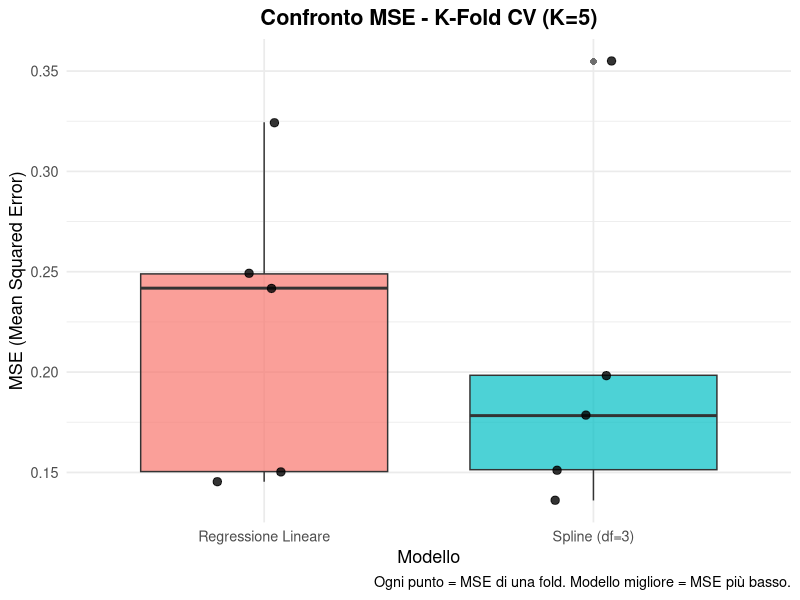
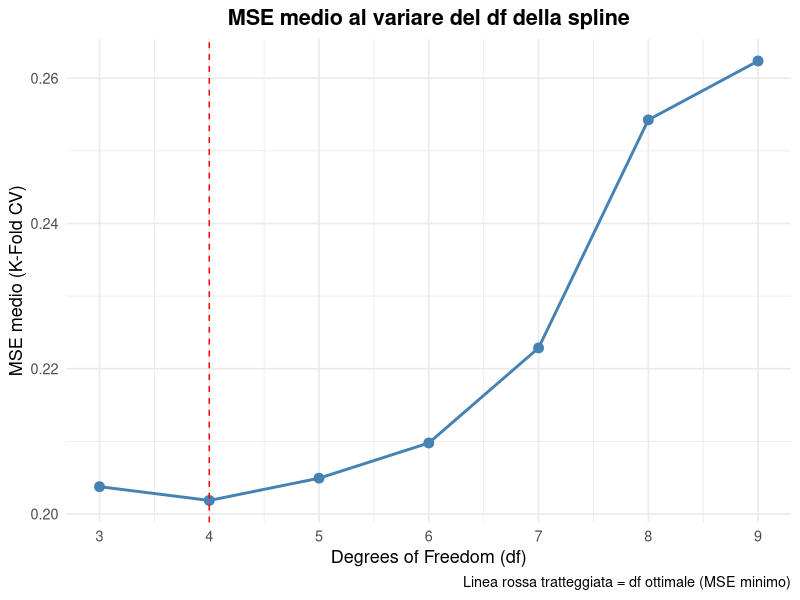

The R source for these figures, in order:
# =============================================================================
# ANALISI BOSTON DATASET - K-FOLD CROSS VALIDATION
# Modelli: Regressione Lineare vs Spline (ns + bs)
# =============================================================================
# PACCHETTI NECESSARI:
# - MASS       : contiene il dataset Boston
# - splines    : per costruire le basi delle spline (ns() e bs())
# - ggplot2    : per i grafici (boxplot finale)
#
# Se non li hai installati, esegui:
# install.packages(c("MASS", "splines", "ggplot2"))
# =============================================================================

library(MASS)      # Per il dataset Boston
library(splines)   # Per ns() e bs()
library(ggplot2)   # Per il boxplot finale


# =============================================================================
# SEZIONE 1: CARICAMENTO E SPLIT DEL DATASET
# =============================================================================

#' Carica il dataset Boston e lo divide in TRAIN e TEST
#'
#' @param seed      Seed per la riproducibilità (default: 42)
#' @param test_frac Proporzione da usare come TEST (default: 0.2 = 20%)
#'
#' @return Lista con $train e $test
carica_e_splitta <- function(seed = 42, test_frac = 0.2) {
  
  data("Boston", package = "MASS")
  cat("Dataset Boston caricato:", nrow(Boston), "righe,", ncol(Boston), "colonne\n")
  
  set.seed(seed)
  
  n_test      <- floor(nrow(Boston) * test_frac)
  indici_test <- sample(1:nrow(Boston), size = n_test, replace = FALSE)
  
  train <- Boston[-indici_test, ]
  test  <- Boston[indici_test, ]
  
  cat("Dimensioni TRAIN:", nrow(train), "righe\n")
  cat("Dimensioni TEST: ", nrow(test),  "righe\n\n")
  
  return(list(train = train, test = test))
}


# =============================================================================
# SEZIONE 2: CREAZIONE DELLE FOLD PER K-FOLD CV
# =============================================================================

#' Divide il dataset di TRAIN in K fold
#'
#' @param dati  Dataframe di training
#' @param K     Numero di fold (default: 5)
#' @param seed  Seed per la riproducibilità
#'
#' @return Vettore di interi (da 1 a K): l'i-esimo elemento è la fold
#'         a cui appartiene la riga i del dataframe
crea_fold <- function(dati, K = 5, seed = 42) {
  
  set.seed(seed)
  n <- nrow(dati)
  
  # Mescoliamo gli indici casualmente per evitare pattern nelle fold
  indici_mescolati <- sample(1:n)
  
  # Assegniamo ogni riga a una fold usando il modulo (%%)
  # La sequenza prodotta è: 1,2,3,...,K,1,2,3,...,K,...
  fold_assegnazioni <- rep(NA, n)
  fold_assegnazioni[indici_mescolati] <- (seq_along(indici_mescolati) - 1) %% K + 1
  
  cat("Fold create:", K, "fold\n")
  cat("Dimensione approssimativa di ogni fold:", floor(n / K), "osservazioni\n\n")
  
  return(fold_assegnazioni)
}


# =============================================================================
# SEZIONE 3: FUNZIONE DI CALCOLO MSE
# =============================================================================

#' Calcola il Mean Squared Error (Errore Quadratico Medio)
#'
#' MSE = media di (y_reale - y_predetto)^2
#' Più è basso, meglio il modello ha predetto.
#'
#' @param y_reale    Vettore dei valori reali
#' @param y_predetto Vettore dei valori predetti
#'
#' @return Singolo valore numerico: l'MSE
calcola_mse <- function(y_reale, y_predetto) {
  errori          <- y_reale - y_predetto
  errori_quadrati <- errori^2
  mse             <- mean(errori_quadrati)
  return(mse)
}


# =============================================================================
# SEZIONE 4: K-FOLD CV CON REGRESSIONE LINEARE
# =============================================================================

#' Esegue la K-Fold Cross Validation con Regressione Lineare
#'
#' @param dati            Dataframe di training
#' @param fold_vettore    Output di crea_fold()
#' @param formula_modello Formula R (es: rm ~ lstat + crim + ...)
#' @param K               Numero di fold
#'
#' @return Vettore di K valori MSE (uno per fold)
kfold_regressione_lineare <- function(dati, fold_vettore, formula_modello, K = 5) {
  
  mse_per_fold <- numeric(K)
  
  cat("--- Regressione Lineare: K-Fold CV ---\n")
  cat("  Formula:", deparse(formula_modello), "\n")
  
  for (k in 1:K) {
    
    # Tutte le fold tranne la k-esima → addestramento
    train_fold <- dati[fold_vettore != k, ]
    # La fold k → validazione
    val_fold   <- dati[fold_vettore == k, ]
    
    modello    <- lm(formula_modello, data = train_fold)
    previsioni <- predict(modello, newdata = val_fold)
    
    # Estraiamo il nome della risposta dalla formula (parte a sinistra del ~)
    variabile_risposta <- as.character(formula_modello)[2]
    y_reale <- val_fold[[variabile_risposta]]
    
    mse_per_fold[k] <- calcola_mse(y_reale, previsioni)
    cat(sprintf("  Fold %d: MSE = %.4f\n", k, mse_per_fold[k]))
  }
  
  cat(sprintf("  MEDIA MSE (Reg. Lineare): %.4f\n\n", mean(mse_per_fold)))
  
  return(mse_per_fold)
}


# =============================================================================
# SEZIONE 5: COSTRUTTORE DI FORMULA SPLINE
# =============================================================================

#' Costruisce una formula lm() con termini ns(), bs() e/o lineari
#'
#' Perché due tipi di spline?
#'   - ns() (Natural Spline): si comporta linearmente FUORI dai nodi di
#'     confine → stabile in K-Fold. Usarla per la maggior parte delle variabili.
#'   - bs() (B-Spline): con df=degree=3 non piazza nodi interni → non crasha
#'     su variabili con pochi valori distinti (es. zn che è quasi tutta zeri).
#'
#' Esempio con vars_ns=c("lstat","nox"), vars_bs=c("zn"), vars_lineari=c("crim"):
#'   rm ~ ns(lstat, df=3) + ns(nox, df=3) + bs(zn, df=3) + crim
#'
#' @param var_y        Nome della variabile risposta (stringa)
#' @param vars_ns      Vettore di variabili da avvolgere con ns()
#' @param vars_bs      Vettore di variabili da avvolgere con bs() (default: NULL)
#' @param vars_lineari Vettore di variabili da tenere lineari (default: NULL)
#' @param df_spline    Gradi di libertà per TUTTE le spline (default: 4)
#'
#' @return Oggetto formula R pronto per lm()
costruisci_formula_spline <- function(var_y,
                                      vars_ns,
                                      vars_bs      = NULL,
                                      vars_lineari = NULL,
                                      df_spline    = 4) {
  
  # Costruiamo i termini ns() per ogni variabile in vars_ns
  # sapply() applica la funzione a ogni elemento e restituisce un vettore
  termini_ns    <- sapply(vars_ns, function(v) paste0("ns(", v, ", df = ", df_spline, ")"))
  tutti_termini <- termini_ns
  
  # Aggiungiamo i termini bs() se presenti
  if (!is.null(vars_bs) && length(vars_bs) > 0) {
    termini_bs    <- sapply(vars_bs, function(v) paste0("bs(", v, ", df = ", df_spline, ")"))
    tutti_termini <- c(tutti_termini, termini_bs)
  }
  
  # Aggiungiamo i termini lineari se presenti (entrano senza wrapper)
  if (!is.null(vars_lineari) && length(vars_lineari) > 0) {
    tutti_termini <- c(tutti_termini, vars_lineari)
  }
  
  lato_destro     <- paste(tutti_termini, collapse = " + ")
  formula_stringa <- paste(var_y, "~", lato_destro)
  
  return(as.formula(formula_stringa))
}


# =============================================================================
# SEZIONE 6: K-FOLD CV CON SPLINE
# =============================================================================

#' Esegue la K-Fold Cross Validation con Spline (ns + bs)
#'
#' @param dati         Dataframe di training
#' @param fold_vettore Output di crea_fold()
#' @param var_y        Nome della variabile risposta (stringa)
#' @param vars_ns      Variabili da avvolgere con ns()
#' @param vars_bs      Variabili da avvolgere con bs() (default: NULL)
#' @param vars_lineari Variabili da tenere lineari (default: NULL)
#' @param df_spline    Gradi di libertà delle spline (default: 4)
#' @param K            Numero di fold
#'
#' @return Vettore di K valori MSE (uno per fold)
kfold_spline <- function(dati, fold_vettore, var_y,
                         vars_ns, vars_bs = NULL, vars_lineari = NULL,
                         df_spline = 4, K = 5) {
  
  mse_per_fold <- numeric(K)
  
  # Costruiamo la formula UNA SOLA VOLTA fuori dal loop:
  # è identica per tutte le fold, non ha senso ricostruirla K volte
  formula_spline <- costruisci_formula_spline(
    var_y        = var_y,
    vars_ns      = vars_ns,
    vars_bs      = vars_bs,
    vars_lineari = vars_lineari,
    df_spline    = df_spline
  )
  
  cat(sprintf("--- Spline (df=%d): K-Fold CV ---\n", df_spline))
  cat("  Formula:", deparse(formula_spline), "\n")
  
  for (k in 1:K) {
    
    train_fold <- dati[fold_vettore != k, ]
    val_fold   <- dati[fold_vettore == k, ]
    
    modello    <- lm(formula_spline, data = train_fold)
    previsioni <- predict(modello, newdata = val_fold)
    
    y_reale <- val_fold[[var_y]]
    
    mse_per_fold[k] <- calcola_mse(y_reale, previsioni)
    cat(sprintf("  Fold %d: MSE = %.4f\n", k, mse_per_fold[k]))
  }
  
  cat(sprintf("  MEDIA MSE (Spline df=%d): %.4f\n\n", df_spline, mean(mse_per_fold)))
  
  return(mse_per_fold)
}


# =============================================================================
# SEZIONE 7: PREDICT FINALE SUL TEST SET
# =============================================================================

#' Addestra il modello finale su TUTTO il train e lo valuta sul TEST
#'
#' La firma è coerente con kfold_spline: stessi parametri, stessa
#' costruisci_formula_spline → garanzia che il modello valutato sul test
#' è identico a quello valutato in cross-validation.
#'
#' @param train        Dataframe di training completo
#' @param test         Dataframe di test
#' @param tipo_modello "lineare" o "spline"
#' @param var_y        Nome della variabile risposta (stringa)
#' @param formula_lm   Formula per la regressione lineare (solo se tipo="lineare")
#' @param vars_ns      Variabili con ns() (solo se tipo="spline")
#' @param vars_bs      Variabili con bs() (solo se tipo="spline", default: NULL)
#' @param vars_lineari Variabili lineari (solo se tipo="spline", default: NULL)
#' @param df_spline    Gradi di libertà spline (solo se tipo="spline")
#'
#' @return Lista con $modello, $previsioni, $mse_test
valuta_su_test <- function(train, test, tipo_modello, var_y,
                           formula_lm   = NULL,
                           vars_ns      = NULL,
                           vars_bs      = NULL,
                           vars_lineari = NULL,
                           df_spline    = 4) {
  
  if (tipo_modello == "lineare") {
    
    modello    <- lm(formula_lm, data = train)
    previsioni <- predict(modello, newdata = test)
    
  } else if (tipo_modello == "spline") {
    
    # Usiamo la stessa funzione usata in kfold_spline → coerenza totale
    formula_spline <- costruisci_formula_spline(
      var_y        = var_y,
      vars_ns      = vars_ns,
      vars_bs      = vars_bs,
      vars_lineari = vars_lineari,
      df_spline    = df_spline
    )
    cat("  Formula spline finale:", deparse(formula_spline), "\n")
    modello    <- lm(formula_spline, data = train)
    previsioni <- predict(modello, newdata = test)
    
  } else {
    stop("tipo_modello deve essere 'lineare' o 'spline'")
  }
  
  y_test_reale <- test[[var_y]]
  mse_test     <- calcola_mse(y_test_reale, previsioni)
  
  cat(sprintf("MSE sul TEST set (%s): %.4f\n", tipo_modello, mse_test))
  
  return(list(modello = modello, previsioni = previsioni, mse_test = mse_test))
}


# =============================================================================
# SEZIONE 8: BOXPLOT DI CONFRONTO
# =============================================================================

#' Crea un boxplot per confrontare gli MSE delle K fold tra i due modelli
#'
#' Il boxplot mostra non solo la media ma anche la VARIABILITÀ dell'errore:
#'   - linea centrale = mediana degli MSE
#'   - rettangolo     = 50% centrale dei valori (IQR)
#'   - baffi          = range (esclusi outlier)
#'   - punti          = i K valori MSE reali (uno per fold)
#'
#' @param lista_mse Lista nominata di vettori MSE
#'                  (es: list("Lineare"=vettore, "Spline"=vettore))
#' @param titolo    Titolo del grafico
#'
#' @return Oggetto ggplot
crea_boxplot_confronto <- function(lista_mse, titolo = "Confronto MSE - K-Fold CV") {
  
  # Costruiamo un dataframe in formato "lungo":
  # una riga per ogni coppia (MSE, nome_modello)
  df_plot <- data.frame(
    MSE     = unlist(lista_mse),
    Modello = rep(names(lista_mse), sapply(lista_mse, length))
    # rep() ripete ogni nome tante volte quante sono le fold di quel modello
    # sapply(lista_mse, length) restituisce il numero di fold per ogni modello
  )
  
  grafico <- ggplot(df_plot, aes(x = Modello, y = MSE, fill = Modello)) +
    geom_boxplot(alpha = 0.7, outlier.shape = 16, outlier.size = 2) +
    # geom_jitter sovrappone i punti reali, spostati leggermente in orizzontale
    # per evitare sovrapposizioni (width = ampiezza dello spostamento)
    geom_jitter(width = 0.15, size = 2.5, alpha = 0.8) +
    labs(
      title   = titolo,
      x       = "Modello",
      y       = "MSE (Mean Squared Error)",
      caption = "Ogni punto = MSE di una fold. Modello migliore = MSE più basso."
    ) +
    theme_minimal(base_size = 13) +
    theme(
      legend.position = "none",
      plot.title      = element_text(hjust = 0.5, face = "bold")
    )
  
  return(grafico)
}

# Testa tutti i df da 3 a max_df e restituisce la media MSE per ognuno
evaluate_df <- function(max_df, dati, fold_vettore, response, vars_ns, vars_bs, K) {
  
  mse_per_df <- c()   # vettore vuoto, lo riempiamo ad ogni iterazione
  
  for (i in 3:max_df) {   # le {} racchiudono TUTTO il corpo del loop
    
    mse_spline <- kfold_spline(
      dati         = dati,        # usa il parametro, non la variabile globale
      fold_vettore = fold_vettore,
      var_y        = response,
      vars_ns      = vars_ns,
      vars_bs      = vars_bs,
      vars_lineari = NULL,
      df_spline    = i,
      K            = K
    )
    
    mse_per_df <- c(mse_per_df, mean(mse_spline))  # append la media di questo df
  }
  
  return(mse_per_df)  # restituisce un vettore lungo (max_df - 2)
}


# Plotta MSE medio (y) al variare del df della spline (x)
plot_mse_vs_df <- function(mse_per_df, max_df) {
  
  # Costruiamo il dataframe per ggplot:
  # df_values = 3, 4, 5, ..., max_df  (i gradi testati)
  # mse_values = la media MSE corrispondente
  df_plot <- data.frame(
    df_values  = 3:max_df,
    mse_values = mse_per_df
  )
  
  grafico <- ggplot(df_plot, aes(x = df_values, y = mse_values)) +
    geom_line(color = "steelblue", linewidth = 1) +   # linea che collega i punti
    geom_point(color = "steelblue", size = 3) +        # un punto per ogni df testato
    # geom_vline traccia una linea verticale sul df con MSE minimo
    geom_vline(xintercept = df_plot$df_values[ which.min(df_plot$mse_values) ],
               linetype = "dashed", color = "red") +
    # which.min() restituisce l'indice del valore minimo nel vettore
    labs(
      title   = "MSE medio al variare del df della spline",
      x       = "Degrees of Freedom (df)",
      y       = "MSE medio (K-Fold CV)",
      caption = "Linea rossa tratteggiata = df ottimale (MSE minimo)"
    ) +
    scale_x_continuous(breaks = 3:max_df) +  # un tick per ogni df testato
    theme_minimal(base_size = 13) +
    theme(plot.title = element_text(hjust = 0.5, face = "bold"))
  
  return(grafico)
}

# --- Chiamata nel main ---


# =============================================================================
# SCRIPT PRINCIPALE
# =============================================================================

cat("========================================================\n")
cat("   ANALISI BOSTON - REGRESSIONE LINEARE VS SPLINE\n")
cat("========================================================\n\n")

# --- STEP 1: Carica e splitta ---
dati_split <- carica_e_splitta(seed = 42, test_frac = 0.2)
train <- dati_split$train
test  <- dati_split$test

# --- STEP 2: Definisci risposta e covariate ---
response <- "rm"

# Prendiamo tutti i nomi delle colonne di Boston ed escludiamo:
#   - la variabile risposta (rm)
#   - chas (variabile dummy 0/1, non ha senso metterci una spline sopra)
f_names    <- names(Boston)
covariates <- f_names[ !f_names %in% c(response, "chas") ]

# zn è quasi tutta zeri → ns() crasha (nodi interni coincidono col boundary)
# la separiamo e la tratteremo con bs() che con df=3 non piazza nodi interni
vars_ns <- covariates[ covariates != "zn" ]   # tutte le altre → ns()
vars_bs <- "zn"                                # solo zn        → bs()

cat("Variabile risposta:", response, "\n")
cat("Covariate con ns():", paste(vars_ns, collapse = ", "), "\n")
cat("Covariate con bs():", paste(vars_bs, collapse = ", "), "\n\n")

# --- STEP 3: Crea le fold ---
K            <- 5
fold_vettore <- crea_fold(train, K = K, seed = 42)

# --- STEP 4: Formula della regressione lineare ---
formula_lineare <- as.formula(
  paste(response, "~", paste(covariates, collapse = " + "))
)

# --- STEP 5: K-Fold CV per entrambi i modelli ---
mse_lineare <- kfold_regressione_lineare(
  dati            = train,
  fold_vettore    = fold_vettore,
  formula_modello = formula_lineare,
  K               = K
)

mse_spline <- kfold_spline(
  dati         = train,
  fold_vettore = fold_vettore,
  var_y        = response,
  vars_ns      = vars_ns,
  vars_bs      = vars_bs,
  vars_lineari = NULL,
  df_spline    = 3,
  K            = K
)

# --- STEP 6: Riepilogo CV ---
cat("========================================================\n")
cat("RIEPILOGO MEDIA MSE DALLA K-FOLD CV:\n")
cat(sprintf("  Regressione Lineare : %.4f\n", mean(mse_lineare)))
cat(sprintf("  Spline (df=3)       : %.4f\n", mean(mse_spline)))
cat("Il modello con MSE più basso è il migliore in cross-validation.\n\n")

# --- STEP 7: Valutazione finale sul test set ---
cat("========================================================\n")
cat("VALUTAZIONE FINALE SUL TEST SET:\n\n")

risultato_lineare <- valuta_su_test(
  train        = train,
  test         = test,
  tipo_modello = "lineare",
  var_y        = response,
  formula_lm   = formula_lineare
)

risultato_spline <- valuta_su_test(
  train        = train,
  test         = test,
  tipo_modello = "spline",
  var_y        = response,
  vars_ns      = vars_ns,
  vars_bs      = vars_bs,
  vars_lineari = NULL,
  df_spline    = 3
)

# --- STEP 8: Boxplot ---
cat("\n========================================================\n")
cat("CREAZIONE BOXPLOT DI CONFRONTO...\n")

grafico <- crea_boxplot_confronto(
  lista_mse = list(
    "Regressione Lineare" = mse_lineare,
    "Spline (df=3)"       = mse_spline
  ),
  titolo = "Confronto MSE - K-Fold CV (K=5)"
)

print(grafico)

max_df <- 9

mse_per_df <- evaluate_df(
  max_df       = max_df,
  dati         = train,
  fold_vettore = fold_vettore,
  response     = response,
  vars_ns      = vars_ns,
  vars_bs      = vars_bs,
  K            = K
)

cat("df ottimale:", which.min(mse_per_df) + 2, "\n")

grafico_df <- plot_mse_vs_df(mse_per_df, max_df)
print(grafico_df)

cat("\n✓ Analisi completata!\n")
